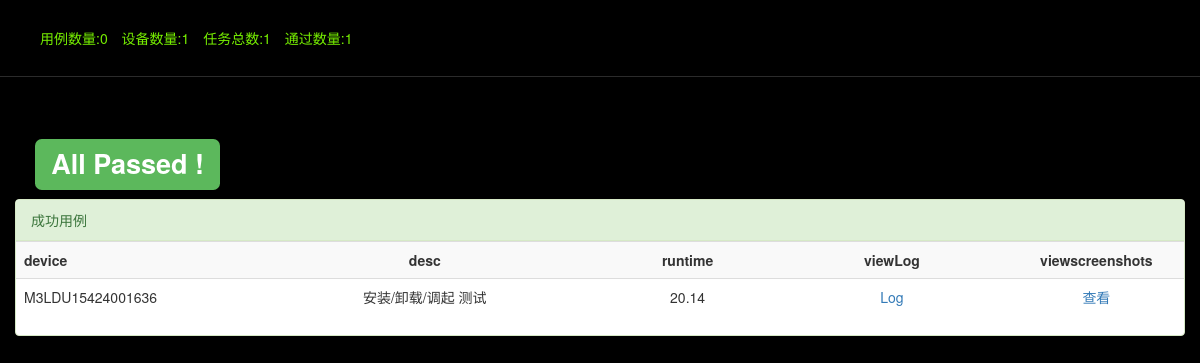
Before: /viewreport/1 with the older database file.
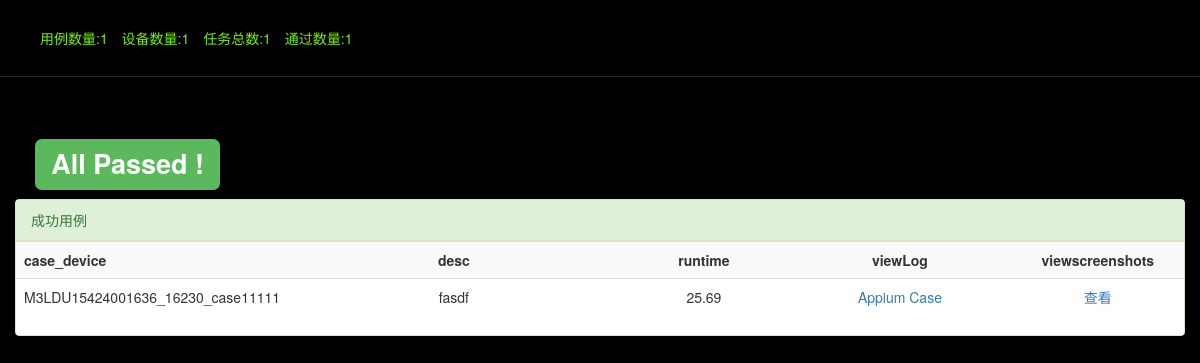
After: the same page with the newer database file.
### app/models.py (models this page shows, shortened)
class Device(db.Model):
	id = db.Column(db.Integer,primary_key=True)
	phoneModel = db.Column(db.String(64))
	deviceName = db.Column(db.String(64))
	manufacturer = db.Column(db.String(64))
	platform = db.Column(db.String(64))
	platformVersion = db.Column(db.String(64))
	resolution = db.Column(db.String(64))
	status = db.Column(db.Integer,default=0)    #0:连接正常   -1：offline   -2：未授权   -3：未连接
	createdtime = db.Column(db.DateTime,default=datetime.now)

### app/main/jobView.py (the view, shortened to what this page needs)
@main.route("/viewreport/<int:id>")
def viewreport(id):
	job = Testjob.query.filter_by(id=id).first()
	if job:
		report = Report.query.filter_by(id=job.reportID).first()
		if report:
			if job.jobType == 3:
				return render_template("report.html",
										jobtype=3,
										casecount=len(job.relateCases),
										devicecount=len(job.relateDevices),
										totalcount=len(job.relateCases)*len(job.relateDevices),
										successCases=report.successCases,
										failedCases=report.failedCases,
										success=len(report.successCases),
										failed=len(report.failedCases)
				)
			elif job.jobType == 1:
				return render_template("report.html",
										jobtype=1,
										casecount=0,
										devicecount=len(job.relateDevices),
										totalcount=len(job.relateDevices),
										successCases=report.successCases,
										failedCases=report.failedCases,
										success=len(report.successCases),
										failed=len(report.failedCases)
				)
			else:
				pass
		else:
			pass
	else:
		pass
	return "error"

### app/templates/report.html (shortened to what this page needs)
<!DOCTYPE html>
<html>
<head>
	<link href="/static/bootstrap/css/bootstrap.min.css" rel='stylesheet'>
	<link href="/static/css/defender.css" rel='stylesheet'>
	<link href="/static/codemirror/monokai.css" rel="stylesheet">
	<link href="/static/codemirror/codemirror.css" rel="stylesheet">
</head>
<body>
	<div class="header" id="home">
		<div class="container">
			<div class="navigation">
				<span>用例数量:{{ casecount }} </span>
				<span>设备数量:{{ devicecount }}</span>
				<span>任务总数:{{ totalcount }}</span>
				<span>通过数量:{{ success }}</span>
			</div>
				<div class="clearfix"></div>
			</div>
			</div>
	 <div class="banner">
	 	<div class="col-md-12">
	 		<div class="banner-main">
 				<h1>
					{% if not failed %}
					<label class="label label-success" style="margin-left:20px">
					  All Passed !
					</label>
					{% else %}
					<label class="label label-danger" style="margin-left:20px">
					  {{ failed }} failed !
					</label>
					{% endif %}
				</h1>
				{% if successCases %}
				<div style="margin-top:20px;width:100%" id="success_div" class="panel panel-success">
					<div class="panel-heading">成功用例</div>
					<div>
						<table class="table table-striped">
							<tr>
								<th style="width:20%">{% if jobtype==3 %}case_device{% else %}device{% endif %}</th>
								<th class="needcenter" style="width:30%">{% if jobtype==3 %}desc{% elif jobtype==2 %}actionCount{% else %}desc{% endif %}</th>
								<th class="needcenter" style="width:15%">runtime</th>
								<th class="needcenter" style="width:20%">viewLog</th>
								<th class="needcenter" style="width:15%">viewscreenshots</th>
							</tr>
							{% for case in successCases %}
								<tr>
									<td>{% if jobtype==3 %}{{ case.casename }}{% else %} {{ case.device.deviceName }} {% endif %}</td>
									<td class="needcenter">{% if jobtype == 3%}{{ case.casedesc }}{% elif jobtype == 2%}{{ case.actionCount }}{% else %}安装/卸载/调起 测试{% endif %}</td>
									<td class="needcenter">{{ case.runtime }}</td>
									<td class="needcenter">
										{% if jobtype == 3 %}
											<a href="javascript:;" onclick="viewAppiumlog('{{ case.casename }}')"  data-toggle="modal" data-target="#reportmodal">Appium</a>
											<a href="javascript:;" onclick="viewCaselog('{{ case.casename }}')"  data-toggle="modal" data-target="#reportmodal">Case</a>
										{% elif jobtype == 2 %}
											<a href="javascript:;" onclick="viewMonkeylog('{{ case.device.deviceName }}')"  data-toggle="modal" data-target="#reportmodal">MonkeyLog</a>
										{% else %}
											<a href="javascript:;" onclick="viewLog('{{ case.device.deviceName }}')"  data-toggle="modal" data-target="#reportmodal">Log</a>
										{% endif %}
									</td>
									<td class="needcenter">
										{% if case.screenshotimgs %}
											{% if jobtype == 3 %}
												<a href="javascript:;" onclick="viewScreenshots('{{ case.casename }}')" data-toggle="modal" data-target="#screenshotmodal">查看</a>
											{% else %}
												<a href="javascript:;" onclick="viewScreenshots('{{ case.device.deviceName }}')" data-toggle="modal" data-target="#screenshotmodal">查看</a>
											{% endif %}
										{% else %}
											没有截图
										{% endif %}
									</td>
								</tr>
							{% endfor %}
						</table>
					</div>
				</div>
				{% endif %}
	 		</div>
	 	</div>
	 </div>
</body>
</html>

Changed rows visible on the page:
no longer on this page (row edited): Device: device.deviceName "M3LDU15424001636"
Other visible differences:
{{ casecount }}: "0" → "1"
text no longer shown: "device"
text now shown: "case_device"
new list line: "M3LDU15424001636_16230_case11111 fasdf 25.69 Appium Case 查看"
list line gone: "安装/卸载/调起 测试 20.14 Log 查看"
